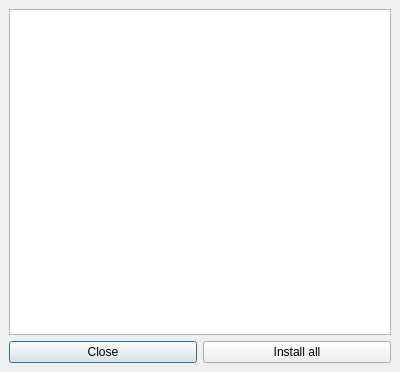
<ui version="4.0" >
 <class>UpdateDialog</class>
 <widget class="QDialog" name="UpdateDialog" >
  <property name="geometry" >
   <rect>
    <x>0</x>
    <y>0</y>
    <width>400</width>
    <height>372</height>
   </rect>
  </property>
  <property name="windowTitle" >
   <string>Update List</string>
  </property>
  <layout class="QVBoxLayout" >
   <property name="margin" >
    <number>9</number>
   </property>
   <property name="spacing" >
    <number>6</number>
   </property>
   <item>
    <widget class="QListWidget" name="packageList" >
     <property name="alternatingRowColors" >
      <bool>true</bool>
     </property>
     <property name="horizontalScrollMode" >
      <enum>QAbstractItemView::ScrollPerPixel</enum>
     </property>
    </widget>
   </item>
   <item>
    <layout class="QHBoxLayout" >
     <property name="margin" >
      <number>0</number>
     </property>
     <property name="spacing" >
      <number>6</number>
     </property>
     <item>
      <widget class="QPushButton" name="closeBtn" >
       <property name="sizePolicy" >
        <sizepolicy>
         <hsizetype>1</hsizetype>
         <vsizetype>0</vsizetype>
         <horstretch>0</horstretch>
         <verstretch>0</verstretch>
        </sizepolicy>
       </property>
       <property name="text" >
        <string>Close</string>
       </property>
      </widget>
     </item>
     <item>
      <widget class="QPushButton" name="installAllBtn" >
       <property name="sizePolicy" >
        <sizepolicy>
         <hsizetype>1</hsizetype>
         <vsizetype>0</vsizetype>
         <horstretch>0</horstretch>
         <verstretch>0</verstretch>
        </sizepolicy>
       </property>
       <property name="text" >
        <string>Install all</string>
       </property>
      </widget>
     </item>
    </layout>
   </item>
  </layout>
 </widget>
 <resources/>
 <connections>
  <connection>
   <sender>closeBtn</sender>
   <signal>clicked()</signal>
   <receiver>UpdateDialog</receiver>
   <slot>reject()</slot>
   <hints>
    <hint type="sourcelabel" >
     <x>117</x>
     <y>352</y>
    </hint>
    <hint type="destinationlabel" >
     <x>140</x>
     <y>368</y>
    </hint>
   </hints>
  </connection>
 </connections>
</ui>
